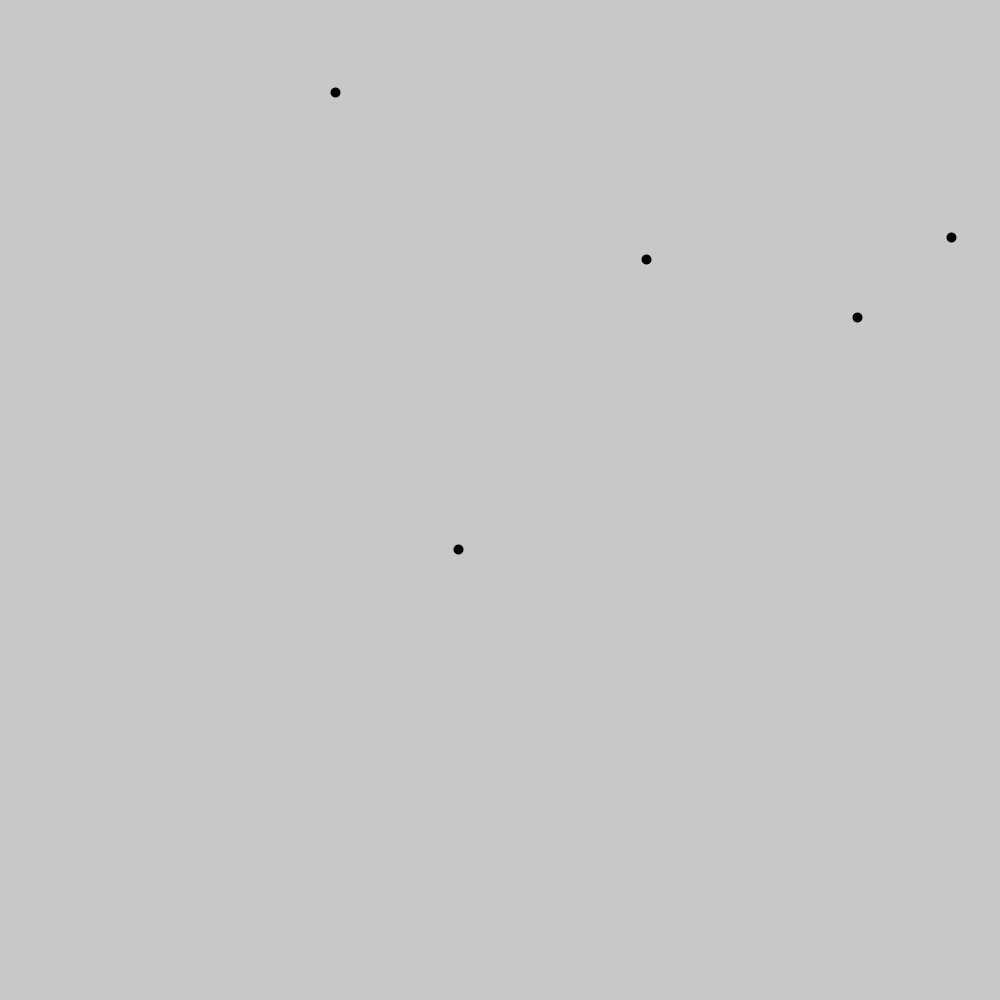
Frame 1 (no input)
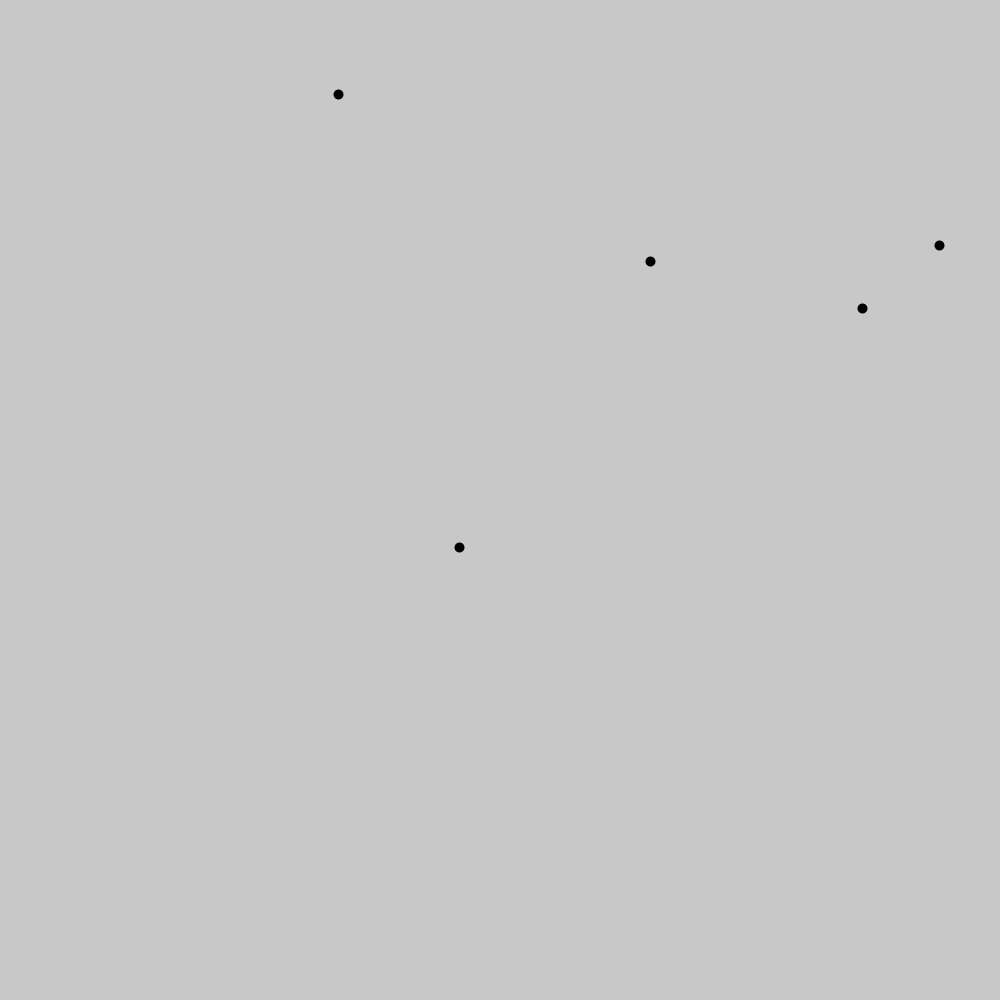
Frame 60 (the mouse pressed at the canvas centre just before this capture)
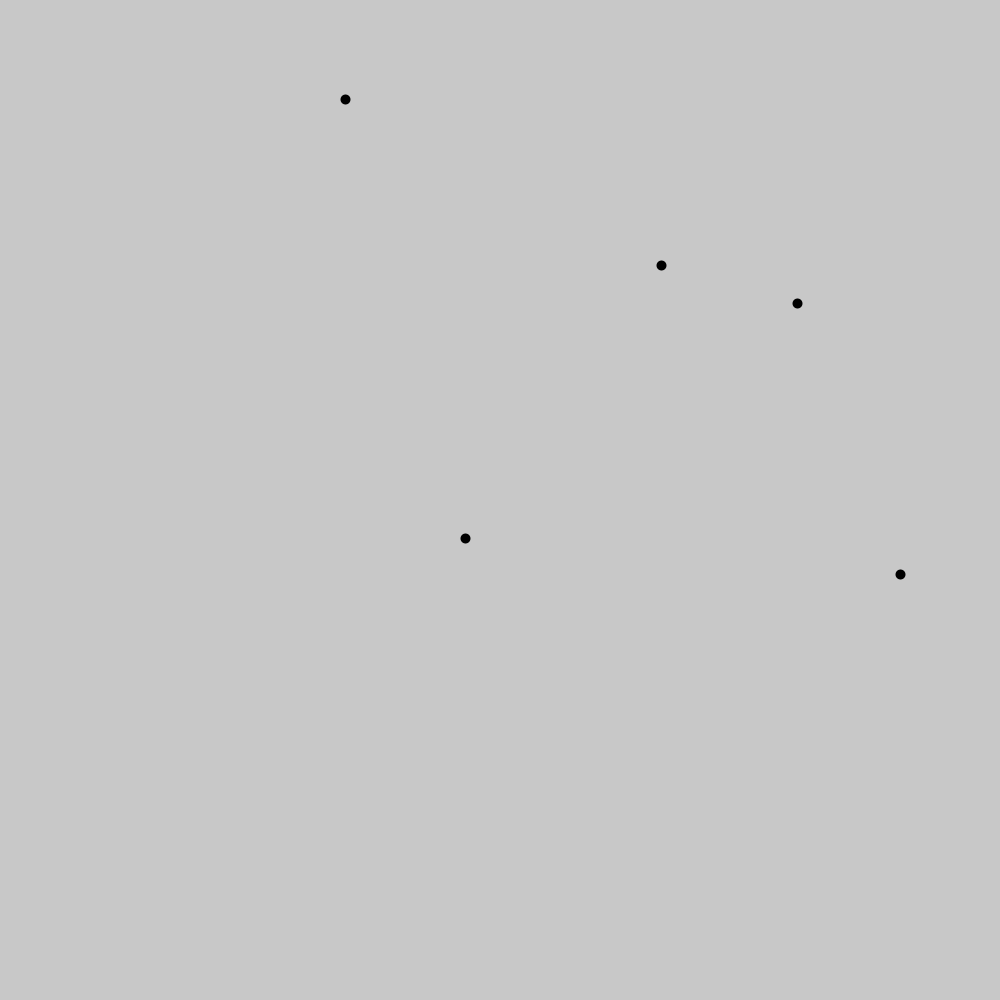
Frame 120 (the mouse held since frame 60 and released just before this capture)

The Processing sketch that drew these frames (run headless with seeded random() and noise(); from frame 60 on, the mouse is pressed at the canvas centre):

// Processing sketch: pointGravity
// ── pointGravity.pde
void setup(){
  size(1000, 1000);
  arrayPoints = new ArrayList<Point>();
  stroke(0);
  strokeWeight(10);
  iniPoints();
}

float G = 100;

void iniPoints(){
  for (int i =0;i<5;i++){
    Point p = new Point();
    arrayPoints.add(p);
  }
}

class Point{
  PVector pos;
  PVector vel = new PVector(0,0);
  float m = 1;
  Point(){
    pos = new PVector(random(1)*width, random(1)*height);
    //vel = new PVector(random(1), random(1));
  }
  
  void update(){
    pos = PVector.add(pos, vel);
    
    pos.x = max(0,pos.x);
    pos.x = min(width, pos.x);
    pos.y = max(0,pos.y);
    pos.y = min(height, pos.y);
    
    for (Point p : arrayPoints){
      if (p!=this){
        PVector d = PVector.add(p.pos, PVector.mult(pos, -1));
        float f = G*m*p.m/(d.mag()*d.mag());
        d.normalize();
        PVector out = PVector.mult(d, f);
        vel = PVector.add(vel, out);
      }
    }
  }
  
  void draw(){
    point(pos.x, pos.y);
  }
}

ArrayList<Point> arrayPoints;

void draw(){
  background(200);
  
  for (Point p:arrayPoints){
    p.update();
    p.draw();
  }
}
